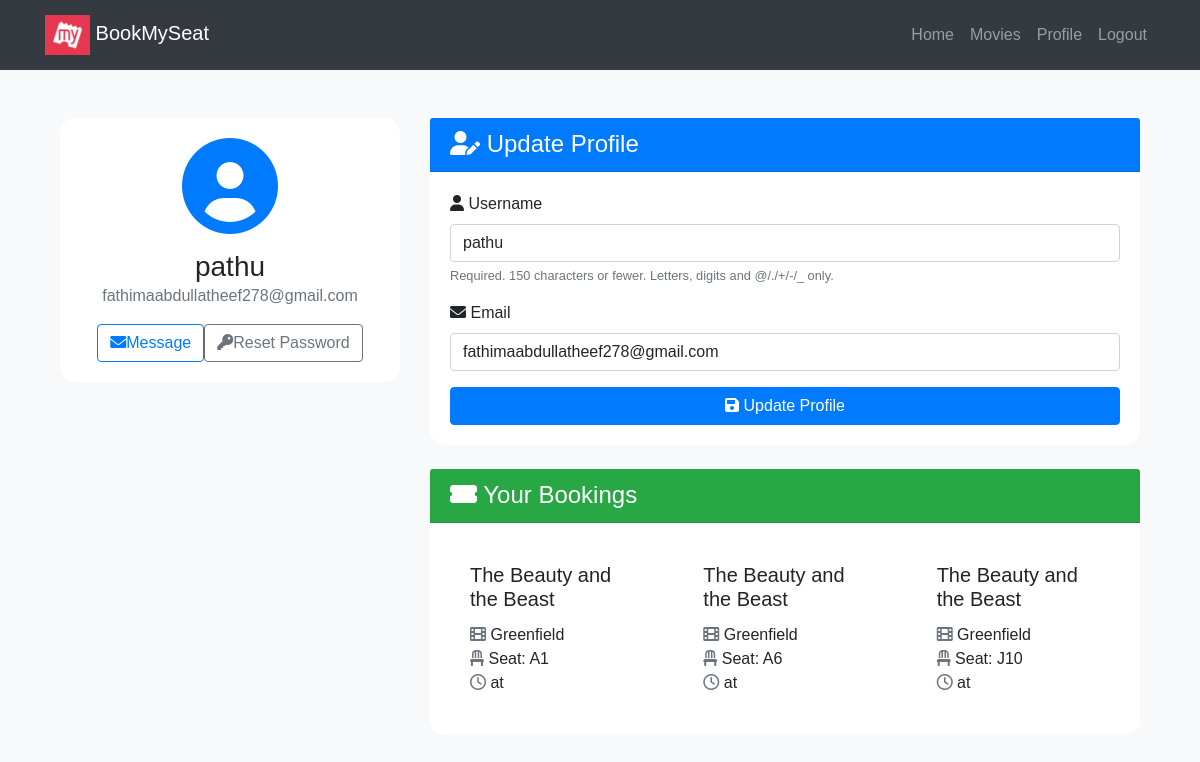
The app's page /users/profile/ (signed in) with its own data.
### movies/models.py (models this page shows, shortened)
class Booking(models.Model):
    user = models.ForeignKey(User, on_delete=models.CASCADE)
    movie = models.ForeignKey(Movie, on_delete=models.CASCADE)
    theater = models.ForeignKey(Theater, on_delete=models.CASCADE)
    seat = models.ForeignKey(Seat, on_delete=models.CASCADE)
    showtime = models.ForeignKey(Showtime, on_delete=models.CASCADE, null=True, blank=True)
    booking_time = models.DateTimeField(auto_now_add=True)

class Movie(models.Model):
    name = models.CharField(max_length=255)
    rating = models.CharField(max_length=10, default='Not Rated')  # Movie rating
    cast = models.TextField(blank=True, null=True)  # Movie cast
    genre = models.CharField(max_length=50, choices=GENRE_CHOICES, default='Action')
    language = models.CharField(max_length=50, choices=LANGUAGE_CHOICES, default='English')
    description = models.TextField(blank=True, null=True)          # Description
    image = models.CharField(max_length=100)  # Path to image filename

class Theater(models.Model):
    name = models.CharField(max_length=255)
    movie = models.ForeignKey(Movie, on_delete=models.CASCADE)

class Seat(models.Model):
    theater = models.ForeignKey(Theater, on_delete=models.CASCADE)
    seat_number = models.CharField(max_length=10)
    is_booked = models.BooleanField(default=False)
    reserved_by = models.ForeignKey(User, null=True, blank=True, on_delete=models.SET_NULL)
    reserved_until = models.DateTimeField(null=True, blank=True)

### users/views.py (the view)
# urls.py: path('profile/', profile, name='profile'),
@login_required
def profile(request):
    bookings= Booking.objects.filter(user=request.user)
    if request.method == 'POST':
        u_form = UserUpdateForm(request.POST, instance=request.user)
        if u_form.is_valid():
            u_form.save()
            return redirect('profile')
    else:
        u_form = UserUpdateForm(instance=request.user)
    return render(request, 'users/profile.html', {'u_form': u_form,'bookings':bookings})

### users/forms.py
class UserUpdateForm(forms.ModelForm):
    email = forms.EmailField()
    class Meta:
        model = User
        fields = ['username', 'email']

### templates/users/profile.html (shortened to what this page needs)
{% extends "users/basic.html" %}
{% block content %}
<div class="container py-5">
  <div class="row">
    <div class="col-lg-4 mb-4">
      <div class="card shadow">
        <div class="card-body text-center">
          <div class="mb-3">
            <i class="fas fa-user-circle fa-6x text-primary"></i>
          </div>
          <h3 class="card-title mb-0">{{ user.username }}</h3>
          <p class="text-muted mb-3">{{ user.email }}</p>
          <div class="d-flex justify-content-center">
            <a href="#" class="btn btn-outline-primary me-2"><i class="fas fa-envelope me-2"></i>Message</a>
            <a href="{% url 'password_reset' %}" class="btn btn-outline-secondary"><i class="fas fa-key me-2"></i>Reset Password</a>
          </div>
        </div>
      </div>
    </div>
    <div class="col-lg-8">
      <div class="card shadow mb-4">
        <div class="card-header bg-primary text-white">
          <h4 class="mb-0"><i class="fas fa-user-edit me-2"></i> Update Profile</h4>
        </div>
        <div class="card-body">
          <form method="POST">
            {% for field in u_form %}
              <div class="mb-3">
                <label for="{{ field.id_for_label }}" class="form-label">
                  <i class="fas fa-{% if field.name == 'username' %}user{% elif field.name == 'email' %}envelope{% else %}info-circle{% endif %} me-2"></i>
                  {{ field.label }}
                </label>
                {{ field }}
                {% if field.help_text %}
                  <small class="form-text text-muted">{{ field.help_text }}</small>
                {% endif %}
              </div>
            {% endfor %}
            <button class="btn btn-primary w-100" type="submit"><i class="fas fa-save me-2"></i> Update Profile</button>
          </form>
        </div>
      </div>
      <div class="card shadow">
        <div class="card-header bg-success text-white">
          <h4 class="mb-0"><i class="fas fa-ticket-alt me-2"> </i> Your Bookings</h4>
        </div>
        <div class="card-body">
          {% if bookings %}
            <div class="row row-cols-1 row-cols-md-2 g-4">
              {% for booking in bookings %}
                <div class="col">
                  <div class="card h-100 border-0 shadow-sm">
                    <div class="card-body">
                      <h5 class="card-title">{{ booking.movie.name }}</h5>
                      <p class="card-text">
                        <i class="fas fa-film me-2 text-muted"></i> {{ booking.theater.name }}<br>
                        <i class="fas fa-chair me-2 text-muted"></i> Seat: {{ booking.seat.seat_number }}<br>
                        <i class="far fa-clock me-2 text-muted"></i>
                        {{ booking.showtime.show_date|date:"F d, Y" }} at {{ booking.showtime.show_time|time:"h:i A" }}
                      </p>
                    </div>
                  </div>
                </div>
              {% endfor %}
            </div>
          {% else %}
            <div class="text-center py-5">
              <i class="fas fa-ticket-alt fa-4x text-muted mb-3"></i>
              <p class="lead mb-0">No bookings yet. Time to plan your next movie night!</p>
            </div>
          {% endif %}
        </div>
      </div>
    </div>
  </div>
</div>
<link rel="stylesheet" href="https://cdnjs.cloudflare.com/ajax/libs/font-awesome/6.0.0-beta3/css/all.min.css">
{% endblock %}

### templates/users/basic.html (style rules this page uses)
body { font-family: Arial, sans-serif; }

### templates/users/profile.html (style rules this page uses)
body { background-color: #f8f9fa; }
.card { border-radius: 15px; border: none; transition: transform 0.3s ease-in-out; }
.card-header { border-top-left-radius: 15px; border-top-right-radius: 15px; }
form input, form select, form textarea { display: block; width: 100%; padding: 0.375rem 0.75rem; font-size: 1rem; font-weight: 400; line-height: 1.5; color: #212529; background-color: #fff; background-clip: padding-box; border: 1px solid #ced4da; border-radius: 0.25rem; transition: border-color 0.15s ease-in-out, box-shadow 0.15s ease-in-out; }

### records on screen
Booking: movie.name "The Beauty and the Beast", theater.name "Greenfield", seat.seat_number "A1"
Booking: movie.name "The Beauty and the Beast", theater.name "Greenfield", seat.seat_number "A6"
Booking: movie.name "The Beauty and the Beast", theater.name "Greenfield", seat.seat_number "J10"

### other values on screen
{{ user.username }} "pathu"
{{ user.email }} "fathimaabdullatheef278@gmail.com"
{{ field.label }} "Username" "Email"
{{ field.help_text }} "Required. 150 characters or fewer. Letters, digits and @/./+/-/_ only."
